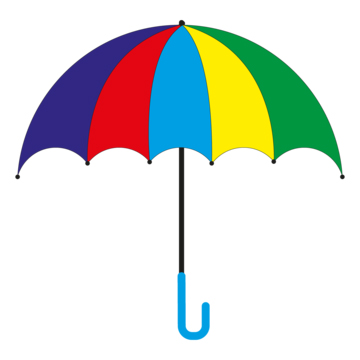
#> input picture app/src/main/python/umbrella.jpg, 360 x 360 px
$ python -i main2.py   (imports and definitions only)
#> lines starting #> are read from the running program, lines starting #| are printed output that depends on the picture; after the words box and inside, x2 and y2 are one past the last pixel; in counts of white or black regions, pixels touching at a corner belong together
from skimage.metrics import structural_similarity
import cv2
import numpy as np
from os.path import dirname, join
import os
import io
import base64
from PIL import Image

# [58 lines of commented-out code are left out]


# [47 lines left out: function main2, not called in this run]


# [83 lines of commented-out code are left out]

def main():
    try:

            refpath = join(dirname(__file__), "umbrella.jpg")
            inputpath = join(dirname(__file__), "umbrellainput3.png")
            reference_img = cv2.imread(refpath)
#> reference_img is the input picture: shape (360, 360, 3); mean B, G, R 214.7, 220.7, 216
            second_img = cv2.imread(inputpath)
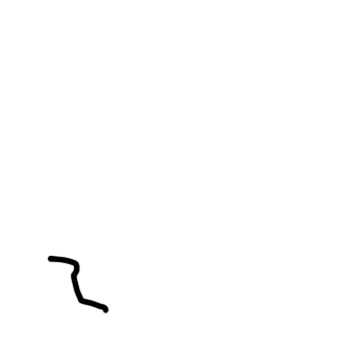
#> input picture app/src/main/python/umbrellainput3.png, 360 x 360 px
#> second_img is the input picture: shape (360, 360, 3); min 0, max 255, mean 253.9
            # reference = "./reference.jpg"
        #     first_gray = cv2.Canny(reference_img, 100, 200, 3, L2gradient=True)
            first_gray = 255 - cv2.cvtColor(reference_img, cv2.COLOR_BGR2GRAY)
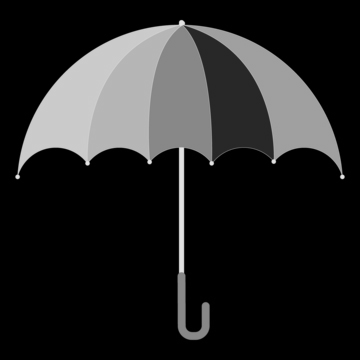
#> first_gray: shape (360, 360); min 0, max 229, mean 36.4
            second_gray = 255 - cv2.cvtColor(second_img, cv2.COLOR_BGR2GRAY)
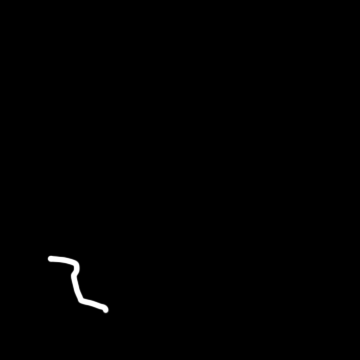
#> second_gray: shape (360, 360); min 0, max 255, mean 1.1
            output_path = join(dirname(__file__), "cannyoutput.png")
            cv2.imwrite(output_path, first_gray)
            print("Canny Image saved successfully!")
            score, diff = structural_similarity(first_gray, second_gray, full=True)
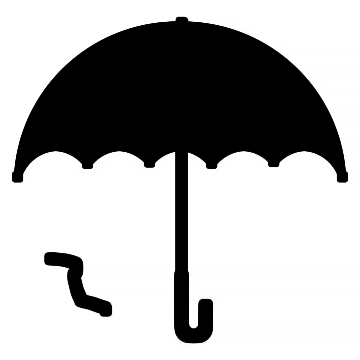
#> diff: shape (360, 360) float64; min 1.01e-06, max 1, mean 0.698
#> score = 0.687

            print("SSIM SCORE: {:.3f}%".format(score * 100))
#| SSIM SCORE: 68.738%
            diff = (diff * 255).astype("uint8")
            _, thresh = cv2.threshold(diff, 0, 255, cv2.THRESH_BINARY_INV | cv2.THRESH_OTSU)
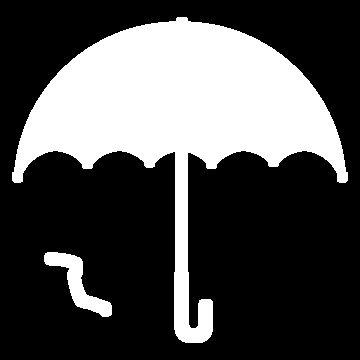
#> thresh: shape (360, 360); 30.3% white; 2 white regions
            contours, _ = cv2.findContours(thresh, cv2.RETR_LIST, cv2.CHAIN_APPROX_SIMPLE)
#> contours = 2 contours; box (x1, y1, x2, y2) and area: (12, 17, 348, 343) 37138, (44, 252, 112, 317) 1336
            mask = np.zeros(first_gray.shape, dtype='uint8')
            cv2.drawContours(mask, contours, -1, (0, 0, 0), -1)
#> mask: shape (360, 360); every value is 0
            ssim_output_path = join(dirname(__file__), "ssimoutput.png")
            ssim_output = cv2.drawContours(second_img.copy(), contours, -1, (0, 0, 255), thickness=2)
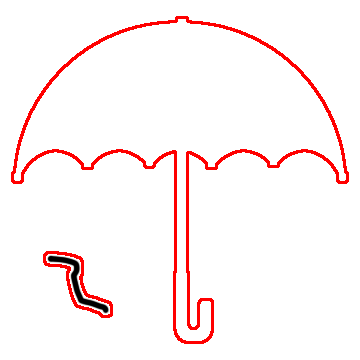
#> ssim_output: shape (360, 360, 3); mean B, G, R 243.2, 243.2, 253.9
            ssim_output = cv2.cvtColor(ssim_output, cv2.COLOR_BGR2RGB)
            cv2.imwrite(ssim_output_path, ssim_output)


            pilimg = Image.fromarray(ssim_output)
            buff = io.BytesIO()
            pilimg.save(buff,format="PNG")
            # img_str = base64.b64encode(buff.getvalue())
            img_str = base64.b64encode(buff.getvalue()).decode('utf-8')
            final_score = "{:.3f}%".format(score*100)
#> final_score = '68.738%'

            # return bytearrayOutput
            # return ""+str(img_str,'utf-8')


    except Exception as e:
            print("An error occurred:", str(e))
            return None


# [15 lines of commented-out code are left out]

>>> result = main()
